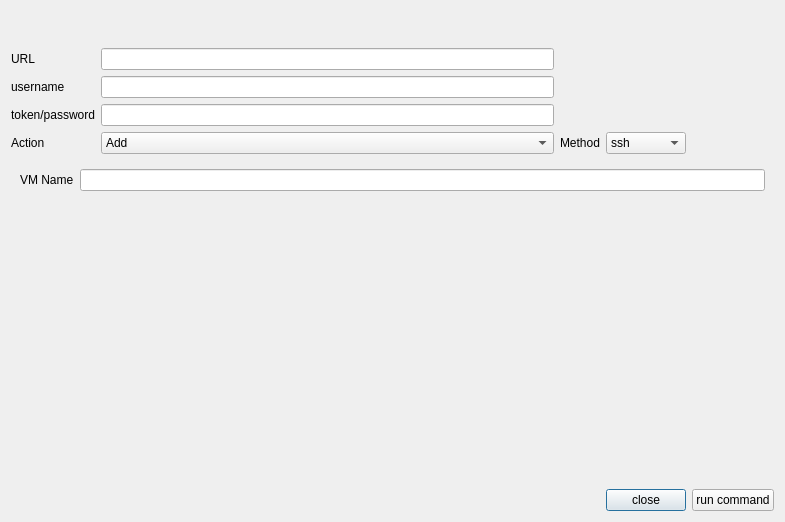
<?xml version="1.0" encoding="UTF-8"?>
<ui version="4.0">
 <class>Dialog</class>
 <widget class="QDialog" name="Dialog">
  <property name="geometry">
   <rect>
    <x>0</x>
    <y>0</y>
    <width>785</width>
    <height>522</height>
   </rect>
  </property>
  <property name="windowTitle">
   <string>Dialog</string>
  </property>
  <layout class="QGridLayout" name="gridLayout">
   <item row="2" column="0">
    <widget class="QLabel" name="UsernameLabel">
     <property name="text">
      <string>username</string>
     </property>
    </widget>
   </item>
   <item row="4" column="1">
    <widget class="QComboBox" name="ActionComboBox">
     <item>
      <property name="text">
       <string>Add</string>
      </property>
     </item>
     <item>
      <property name="text">
       <string>Update</string>
      </property>
     </item>
     <item>
      <property name="text">
       <string>Enable</string>
      </property>
     </item>
     <item>
      <property name="text">
       <string>Disable</string>
      </property>
     </item>
     <item>
      <property name="text">
       <string>Delete</string>
      </property>
     </item>
     <item>
      <property name="text">
       <string>Node Exists</string>
      </property>
     </item>
     <item>
      <property name="text">
       <string>Get Nodes</string>
      </property>
     </item>
     <item>
      <property name="text">
       <string>Get Node Info</string>
      </property>
     </item>
     <item>
      <property name="text">
       <string>Get Node Config</string>
      </property>
     </item>
    </widget>
   </item>
   <item row="3" column="1">
    <widget class="QLineEdit" name="tokenLineEdit">
     <property name="echoMode">
      <enum>QLineEdit::EchoMode::PasswordEchoOnEdit</enum>
     </property>
    </widget>
   </item>
   <item row="6" column="3">
    <widget class="QPushButton" name="closePushButton">
     <property name="text">
      <string>close</string>
     </property>
    </widget>
   </item>
   <item row="1" column="0">
    <widget class="QLabel" name="UrlLabel">
     <property name="text">
      <string>URL</string>
     </property>
    </widget>
   </item>
   <item row="6" column="4">
    <widget class="QPushButton" name="RunPushButton">
     <property name="text">
      <string>run command</string>
     </property>
    </widget>
   </item>
   <item row="3" column="0">
    <widget class="QLabel" name="tokenLabel">
     <property name="text">
      <string>token/password</string>
     </property>
    </widget>
   </item>
   <item row="4" column="2">
    <widget class="QLabel" name="MethodLabel">
     <property name="text">
      <string>Method</string>
     </property>
    </widget>
   </item>
   <item row="4" column="0">
    <widget class="QLabel" name="ActionLabel">
     <property name="text">
      <string>Action</string>
     </property>
    </widget>
   </item>
   <item row="4" column="3">
    <widget class="QComboBox" name="MethodComboBox">
     <item>
      <property name="text">
       <string>ssh</string>
      </property>
     </item>
     <item>
      <property name="text">
       <string>jnlp</string>
      </property>
     </item>
    </widget>
   </item>
   <item row="1" column="1">
    <widget class="QLineEdit" name="UrlLineEdit"/>
   </item>
   <item row="5" column="0" colspan="5">
    <widget class="QStackedWidget" name="stackedWidget">
     <property name="currentIndex">
      <number>3</number>
     </property>
     <widget class="QWidget" name="page">
      <layout class="QGridLayout" name="gridLayout_2">
       <item row="0" column="2">
        <widget class="QLabel" name="JenkinsCredsLabel">
         <property name="text">
          <string>Jenkins Credentials ID</string>
         </property>
        </widget>
       </item>
       <item row="3" column="0">
        <widget class="QLabel" name="ExecutorsLabel">
         <property name="text">
          <string>Executors</string>
         </property>
        </widget>
       </item>
       <item row="3" column="3">
        <widget class="QLineEdit" name="RemoteFsLineEdit"/>
       </item>
       <item row="3" column="2">
        <widget class="QLabel" name="RemoteFsLlabel">
         <property name="text">
          <string>Remote Filesystem</string>
         </property>
        </widget>
       </item>
       <item row="1" column="1">
        <widget class="QLineEdit" name="HostnameOrIpLineEdit"/>
       </item>
       <item row="1" column="3">
        <widget class="QLineEdit" name="PortLlineEdit">
         <property name="text">
          <string>22</string>
         </property>
        </widget>
       </item>
       <item row="2" column="1">
        <widget class="QLineEdit" name="LabelsLineEdit"/>
       </item>
       <item row="0" column="1">
        <widget class="QLineEdit" name="VmNameLineEdit"/>
       </item>
       <item row="1" column="0">
        <widget class="QLabel" name="HostnameIpLabel">
         <property name="text">
          <string>Hostname/IP</string>
         </property>
        </widget>
       </item>
       <item row="0" column="3">
        <widget class="QLineEdit" name="JenkinsCredsIdLineEdit"/>
       </item>
       <item row="0" column="0">
        <widget class="QLabel" name="VmNamelabel">
         <property name="text">
          <string>VM Name</string>
         </property>
        </widget>
       </item>
       <item row="2" column="0">
        <widget class="QLabel" name="LabelsLabel">
         <property name="text">
          <string>Labels</string>
         </property>
        </widget>
       </item>
       <item row="1" column="2">
        <widget class="QLabel" name="PortLabel">
         <property name="text">
          <string>Port</string>
         </property>
        </widget>
       </item>
       <item row="2" column="3">
        <widget class="QLineEdit" name="DescriptionLineEdit"/>
       </item>
       <item row="2" column="2">
        <widget class="QLabel" name="DescriptionLabel">
         <property name="text">
          <string>Description</string>
         </property>
        </widget>
       </item>
       <item row="3" column="1">
        <widget class="QLineEdit" name="ExecutorsLineEdit"/>
       </item>
       <item row="4" column="1">
        <spacer name="verticalSpacer">
         <property name="orientation">
          <enum>Qt::Orientation::Vertical</enum>
         </property>
         <property name="sizeHint" stdset="0">
          <size>
           <width>20</width>
           <height>40</height>
          </size>
         </property>
        </spacer>
       </item>
       <item row="4" column="0">
        <spacer name="verticalSpacer_2">
         <property name="orientation">
          <enum>Qt::Orientation::Vertical</enum>
         </property>
         <property name="sizeHint" stdset="0">
          <size>
           <width>20</width>
           <height>40</height>
          </size>
         </property>
        </spacer>
       </item>
       <item row="4" column="2">
        <spacer name="verticalSpacer_3">
         <property name="orientation">
          <enum>Qt::Orientation::Vertical</enum>
         </property>
         <property name="sizeHint" stdset="0">
          <size>
           <width>20</width>
           <height>40</height>
          </size>
         </property>
        </spacer>
       </item>
       <item row="4" column="3">
        <spacer name="verticalSpacer_4">
         <property name="orientation">
          <enum>Qt::Orientation::Vertical</enum>
         </property>
         <property name="sizeHint" stdset="0">
          <size>
           <width>20</width>
           <height>40</height>
          </size>
         </property>
        </spacer>
       </item>
      </layout>
     </widget>
     <widget class="QWidget" name="page_2">
      <layout class="QGridLayout" name="gridLayout_3">
       <item row="2" column="1">
        <widget class="QLineEdit" name="LabelsLineEdit_2"/>
       </item>
       <item row="0" column="0">
        <widget class="QLabel" name="VmNamelabel_2">
         <property name="text">
          <string>VM Name</string>
         </property>
        </widget>
       </item>
       <item row="0" column="3">
        <widget class="QLineEdit" name="JVMOptionsLineEdit"/>
       </item>
       <item row="1" column="0">
        <widget class="QLabel" name="HostnameIpLabel_2">
         <property name="text">
          <string>Hostname/IP</string>
         </property>
        </widget>
       </item>
       <item row="1" column="1">
        <widget class="QLineEdit" name="HostnameOrIpLineEdit_2"/>
       </item>
       <item row="2" column="3">
        <widget class="QLineEdit" name="DescriptionLineEdit_2"/>
       </item>
       <item row="3" column="1">
        <widget class="QLineEdit" name="ExecutorsLineEdit_2"/>
       </item>
       <item row="2" column="0">
        <widget class="QLabel" name="LabelsLabel_2">
         <property name="text">
          <string>Labels</string>
         </property>
        </widget>
       </item>
       <item row="0" column="2">
        <widget class="QLabel" name="JenkinsCredsLabel_2">
         <property name="text">
          <string>JVM Options</string>
         </property>
        </widget>
       </item>
       <item row="0" column="1">
        <widget class="QLineEdit" name="VmNameLineEdit_2"/>
       </item>
       <item row="3" column="3">
        <widget class="QLineEdit" name="RemoteFsLineEdit_2"/>
       </item>
       <item row="3" column="0">
        <widget class="QLabel" name="ExecutorsLabel_2">
         <property name="text">
          <string>Executors</string>
         </property>
        </widget>
       </item>
       <item row="2" column="2">
        <widget class="QLabel" name="DescriptionLabel_2">
         <property name="text">
          <string>Description</string>
         </property>
        </widget>
       </item>
       <item row="3" column="2">
        <widget class="QLabel" name="RemoteFsLlabel_2">
         <property name="text">
          <string>Remote Filesystem</string>
         </property>
        </widget>
       </item>
       <item row="4" column="1">
        <spacer name="verticalSpacer_5">
         <property name="orientation">
          <enum>Qt::Orientation::Vertical</enum>
         </property>
         <property name="sizeHint" stdset="0">
          <size>
           <width>20</width>
           <height>40</height>
          </size>
         </property>
        </spacer>
       </item>
       <item row="4" column="0">
        <spacer name="verticalSpacer_6">
         <property name="orientation">
          <enum>Qt::Orientation::Vertical</enum>
         </property>
         <property name="sizeHint" stdset="0">
          <size>
           <width>20</width>
           <height>40</height>
          </size>
         </property>
        </spacer>
       </item>
       <item row="4" column="2">
        <spacer name="verticalSpacer_7">
         <property name="orientation">
          <enum>Qt::Orientation::Vertical</enum>
         </property>
         <property name="sizeHint" stdset="0">
          <size>
           <width>20</width>
           <height>40</height>
          </size>
         </property>
        </spacer>
       </item>
       <item row="4" column="3">
        <spacer name="verticalSpacer_8">
         <property name="orientation">
          <enum>Qt::Orientation::Vertical</enum>
         </property>
         <property name="sizeHint" stdset="0">
          <size>
           <width>20</width>
           <height>40</height>
          </size>
         </property>
        </spacer>
       </item>
      </layout>
     </widget>
     <widget class="QWidget" name="page_3">
      <layout class="QGridLayout" name="gridLayout_4">
       <item row="0" column="0">
        <widget class="QTextBrowser" name="GetNodesTextBrowser"/>
       </item>
      </layout>
     </widget>
     <widget class="QWidget" name="page_4">
      <layout class="QGridLayout" name="gridLayout_5">
       <item row="0" column="1">
        <widget class="QLineEdit" name="VmNameLineEdit_3"/>
       </item>
       <item row="0" column="0">
        <widget class="QLabel" name="VmNamelabel_3">
         <property name="text">
          <string>VM Name</string>
         </property>
        </widget>
       </item>
       <item row="1" column="0">
        <spacer name="verticalSpacer_9">
         <property name="orientation">
          <enum>Qt::Orientation::Vertical</enum>
         </property>
         <property name="sizeHint" stdset="0">
          <size>
           <width>20</width>
           <height>40</height>
          </size>
         </property>
        </spacer>
       </item>
       <item row="1" column="1">
        <spacer name="verticalSpacer_10">
         <property name="orientation">
          <enum>Qt::Orientation::Vertical</enum>
         </property>
         <property name="sizeHint" stdset="0">
          <size>
           <width>20</width>
           <height>40</height>
          </size>
         </property>
        </spacer>
       </item>
      </layout>
     </widget>
    </widget>
   </item>
   <item row="2" column="1">
    <widget class="QLineEdit" name="UsernameLineEdit"/>
   </item>
   <item row="0" column="1">
    <widget class="QLabel" name="label">
     <property name="font">
      <font>
       <pointsize>20</pointsize>
      </font>
     </property>
     <property name="text">
      <string/>
     </property>
    </widget>
   </item>
  </layout>
 </widget>
 <resources/>
 <connections/>
</ui>
